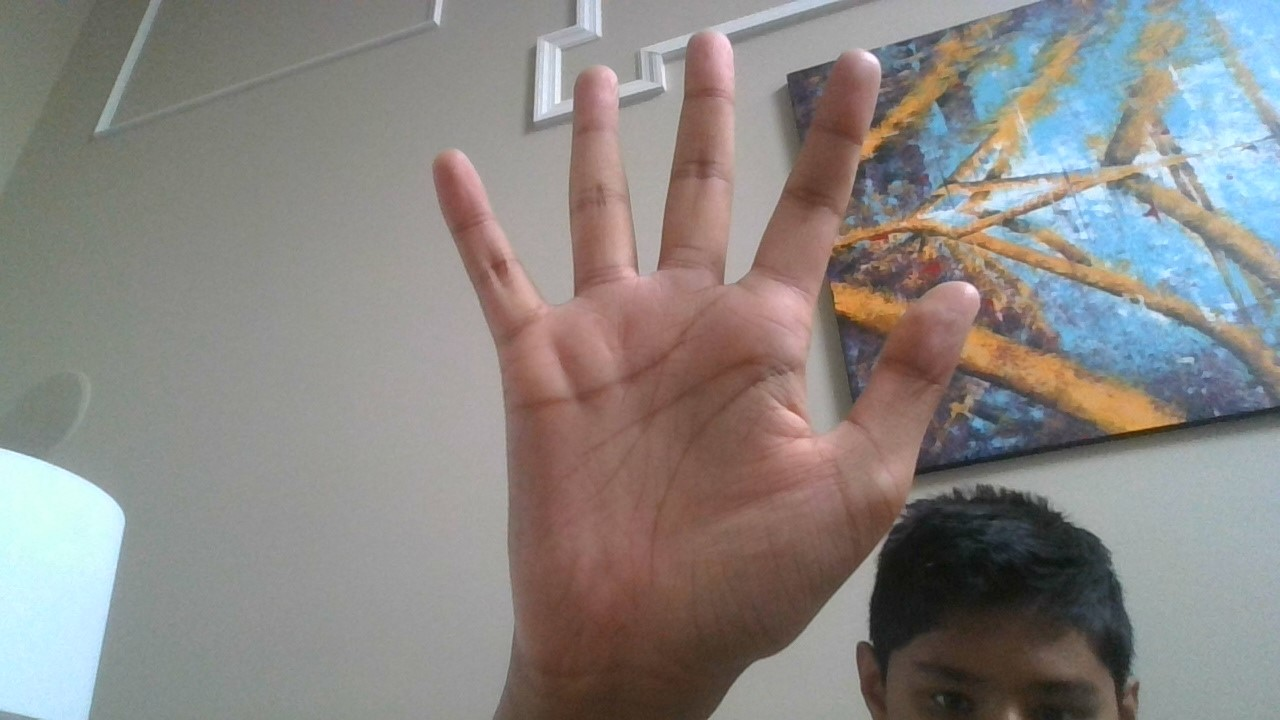
#> input picture image.jpg, 1280 x 720 px, given in place of the camera
$ jupyter execute preprocessing.ipynb   (text cells are left out)
#> lines starting #> are read from the running program, lines starting #| are printed output that depends on the picture; after the words box and inside, x2 and y2 are one past the last pixel; in counts of white or black regions, pixels touching at a corner belong together
[cell 1]
import cv2
import numpy as np
import matplotlib.pyplot as plt

[cell 2]
minRange = np.array([0, 133, 77], np.uint8)
maxRange = np.array([235, 173, 127], np.uint8)
def preprocess (image):
    YCRImage = cv2.cvtColor(image, cv2.COLOR_BGR2YCR_CB)
    skinArea = cv2.inRange(YCRImage, minRange, maxRange)
    return cv2.resize(skinArea, (320, 120))

[cell 3]
vc = cv2.VideoCapture(0) # Lighting is VERY important!!
rval, frame = vc.read()
#> frame is the input picture: shape (720, 1280, 3); mean B, G, R 131.5, 134.5, 138.4
plt.imshow(cv2.cvtColor(frame, cv2.COLOR_BGR2RGB))

[cell 4]
YCRImage = cv2.cvtColor(frame, cv2.COLOR_BGR2YCR_CB) # https://en.wikipedia.org/wiki/YCbCr
#> YCRImage: shape (720, 1280, 3); mean of channels 0, 1, 2 135.3, 130.2, 125.9
plt.imshow(YCRImage)

[cell 5]
YCRImage

[cell 6]
def show_color (color):
    return np.tile(color, (480, 640, 1))

minRange = np.array([0, 133, 77], np.uint8)
maxRange = np.array([235, 173, 127], np.uint8)
skinArea = cv2.inRange(YCRImage, minRange, maxRange)
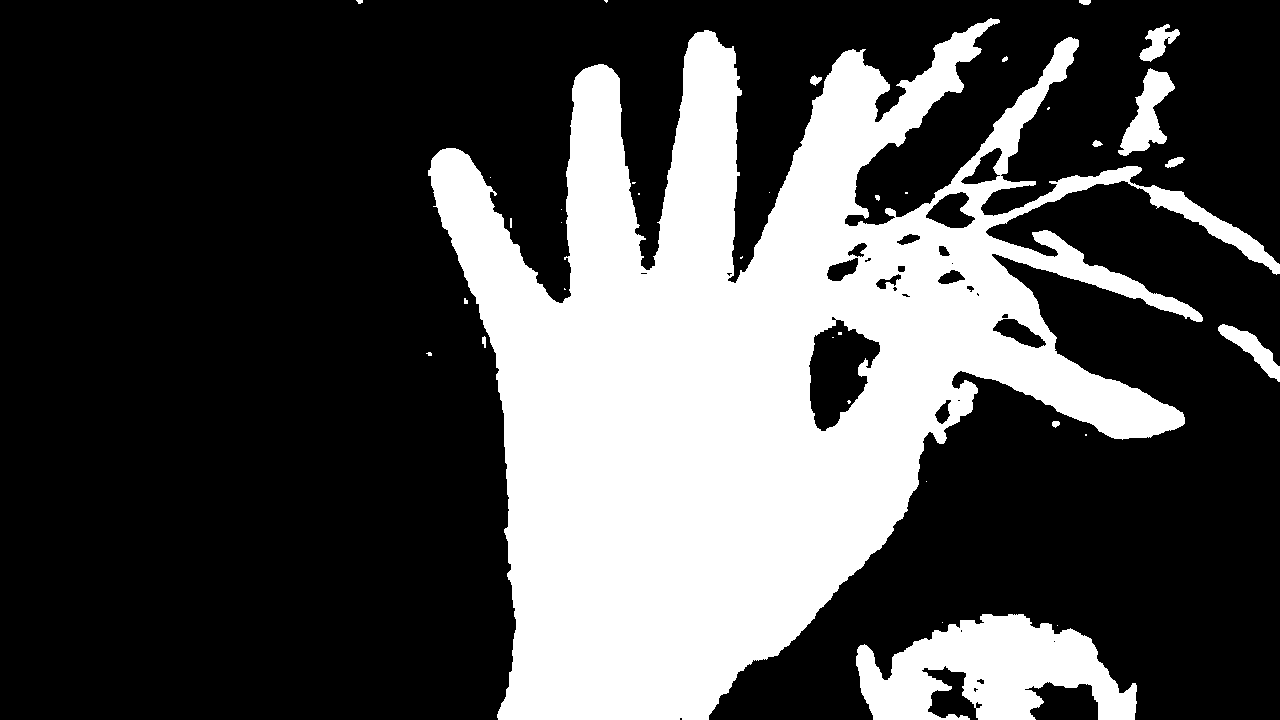
#> skinArea: shape (720, 1280); 30.2% white; 35 white regions (19 under 20 px), largest, box (x1, y1, x2, y2) and area: (428, 18, 1280, 720) 254986, (856, 614, 1137, 720) 18390, (1118, 68, 1175, 156) 2257
masked_image = cv2.bitwise_and(frame, frame, mask=skinArea)
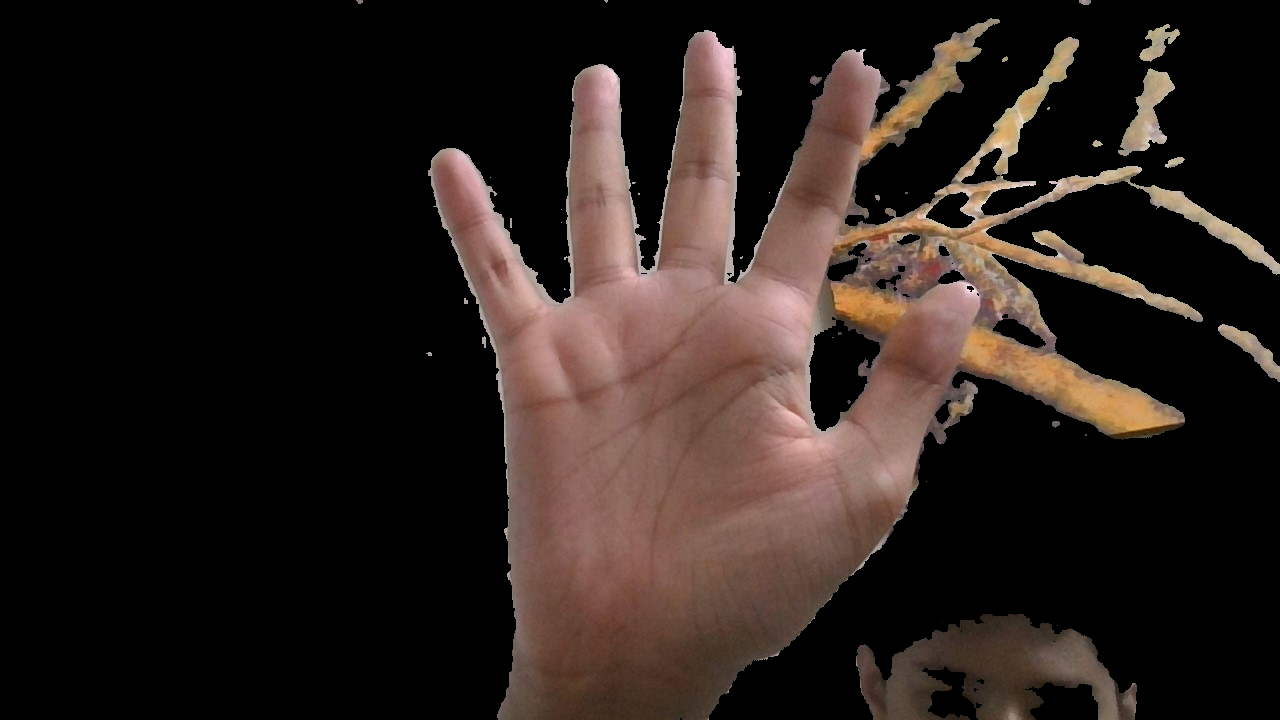
#> masked_image: shape (720, 1280, 3); mean B, G, R 27.6, 31.5, 41.4

# plot everything
fig = plt.figure(figsize=(20, 20))
fig.add_subplot(1, 4, 1)
plt.imshow(skinArea, cmap='gray')
fig.add_subplot(1, 4, 2)
plt.imshow(cv2.cvtColor(masked_image, cv2.COLOR_BGR2RGB), cmap='gray')
fig.add_subplot(1, 4, 3)
plt.imshow(show_color(minRange))
fig.add_subplot(1, 4, 4)
plt.imshow(show_color(maxRange))
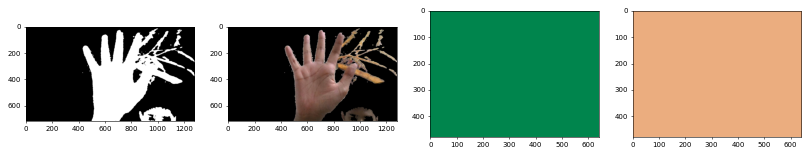
#> figure drawn by matplotlib, 4 panels

[cell 7]
new_img = cv2.resize(skinArea, (320, 120))
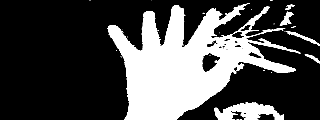
#> new_img: shape (120, 320); min 0, max 255, mean 76.9
plt.imshow(new_img)
